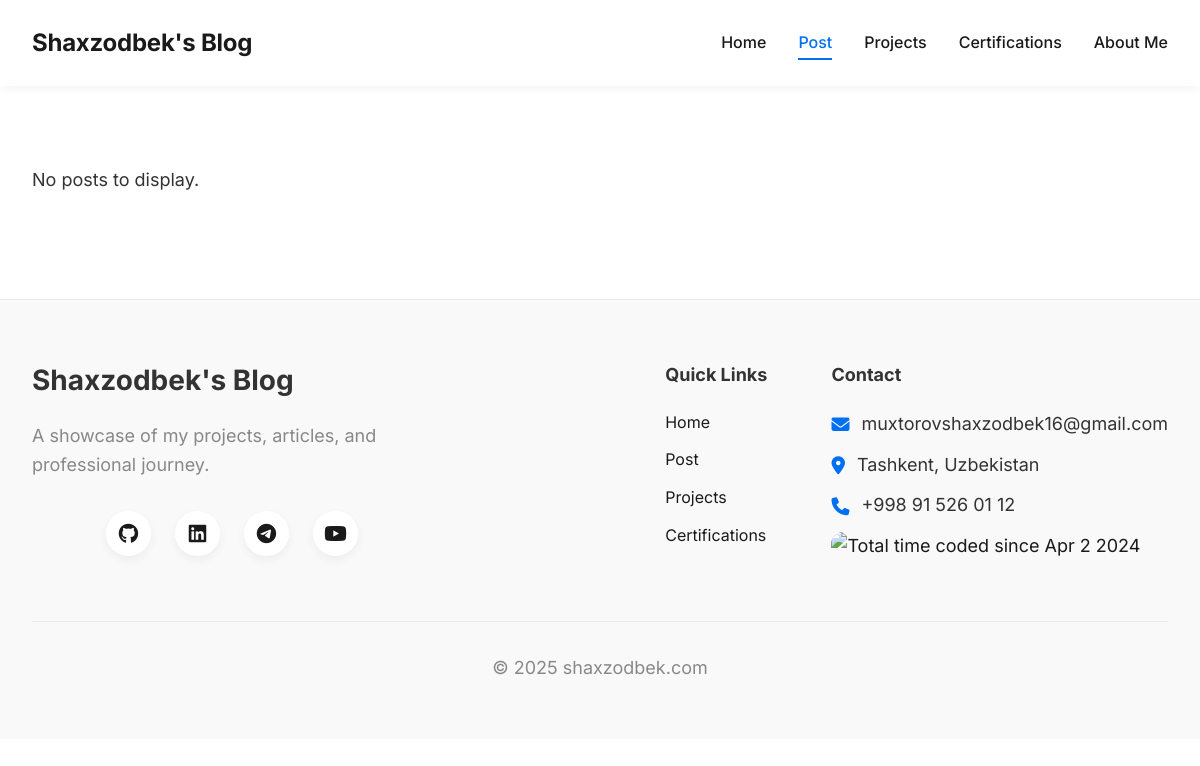
Page /post/ on the earlier database version.
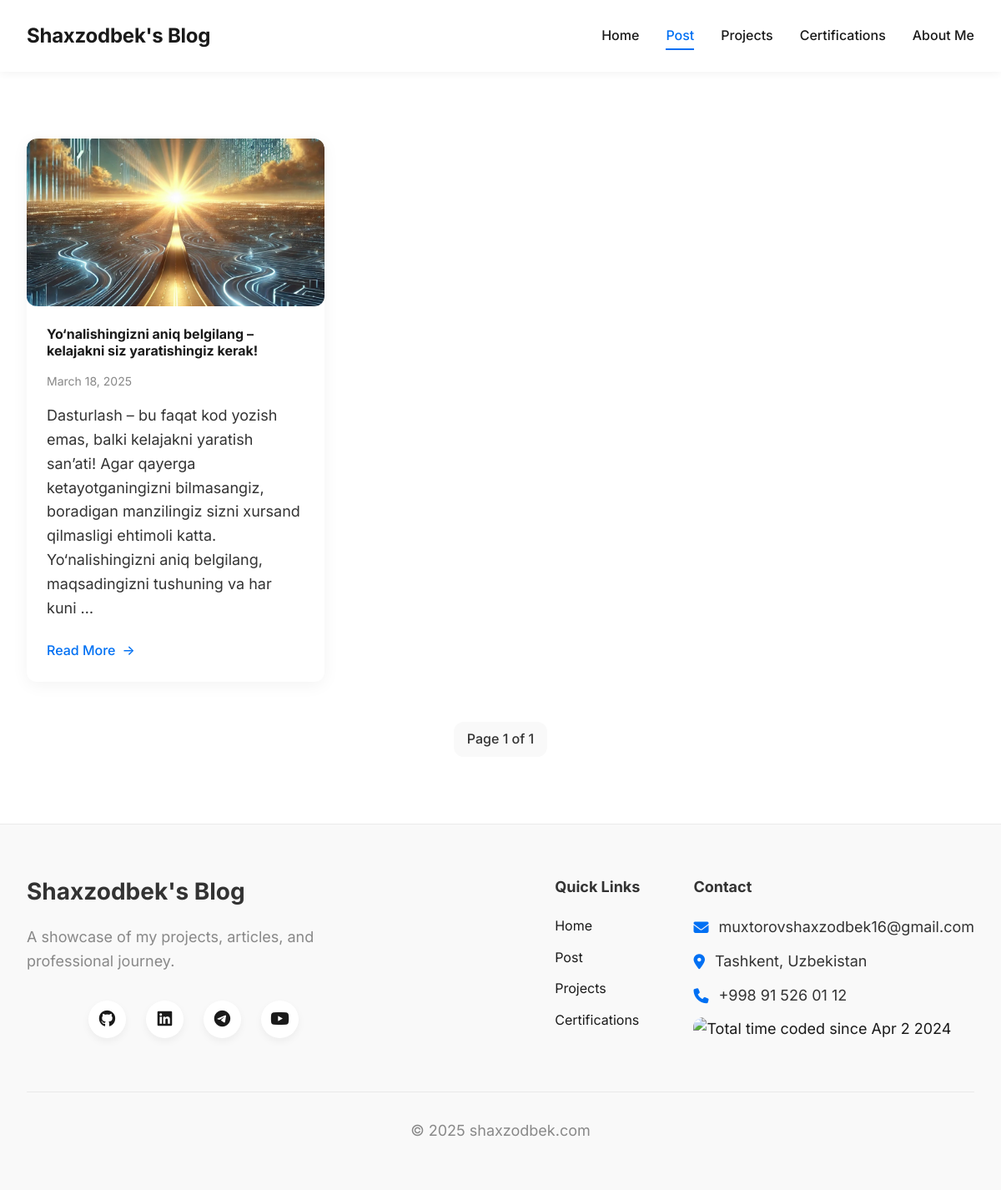
Same page on the later database version.
### blog/models.py (models this page shows, shortened)
class Post(models.Model):
    title = models.CharField(max_length=100)
    content1 = models.TextField()
    image = models.ImageField(upload_to="blog/posts/%Y/%m/%d", null=True, blank=True)
    content2 = models.TextField()
    created = models.DateTimeField()
    visible = models.BooleanField(default=True)
    slug = models.SlugField(max_length=100, unique=True, blank=True)
    class Meta:
        ordering = ["-created"]
        db_table = "posts"

### blog/views.py (the view)
# urls.py: path("post/", post, name="post"),
@cache_page(60)
def post(request):
    return paginated_view(request, Post, "blog/post.html", order_by="-created")

### blog/views.py (called while the page is built)
def paginated_view(request, model: Any, template, order_by="-id", per_page=6):
    object_list = model.objects.all().order_by(order_by)
    paginator = Paginator(object_list, per_page)
    page_obj = paginator.get_page(request.GET.get("page", 1))
    return render(request, template, {"page_obj": page_obj})

### templates/blog/post.html (shortened to what this page needs)
{% extends "base.html" %}
{% block content %}
    <section class="articles">
        <div class="container">
            <div class="article-grid">
                {% for post in page_obj %}
                    {% if post.visible or request.user.is_superuser %}
                        <article class="article-card">
                            {% if post.image %}
                                <div class="article-image">
                                    <img src="{{ post.image.url }}" alt="{{ post.title }}">
                                </div>
                            {% endif %}
                            <div class="article-content">
                                <h4><a href="{% url 'blog:post_detail' post.slug %}">{{ post.title|safe }}</a></h4>
                                <div class="article-date">{{ post.created|date:"F j, Y" }}</div>
                                <p>{{ post.content1|truncatewords:30|safe }}</p>
                                <a href="{% url 'blog:post_detail' post.slug %}" class="read-more">Read More</a>
                            </div>
                        </article>
                    {% endif %}
                {% empty %}
                    <p>No posts to display.</p>
                {% endfor %}
            </div>
        </div>
        {% if page_obj %}
            {% include 'parts/pagination.html' %}
        {% endif %}
    </section>
{% endblock %}

Differences in the rows shown:
added Post: image (picture), title "Yo‘nalishingizni aniq belgilang – kelajakni siz yaratishingiz kerak!", created "March 18, 2025", content1 "Dasturlash – bu faqat kod yozish emas, balki kelajakni yaratish san’ati! Agar qayerga ketayotganingizni bilmasangiz, boradigan manzilingiz sizni xursand qilmasligi ehtimoli katta. Yo‘nalishingizni aniq belgilang, maqsadingizni tushuning va har kuni …"
Other differences:
{{ page_obj.number }}: (not shown) → "1"
{{ page_obj.paginator.num_pages }}: (not shown) → "1"
text no longer shown: "No posts to display."
text now shown: "Page of"
